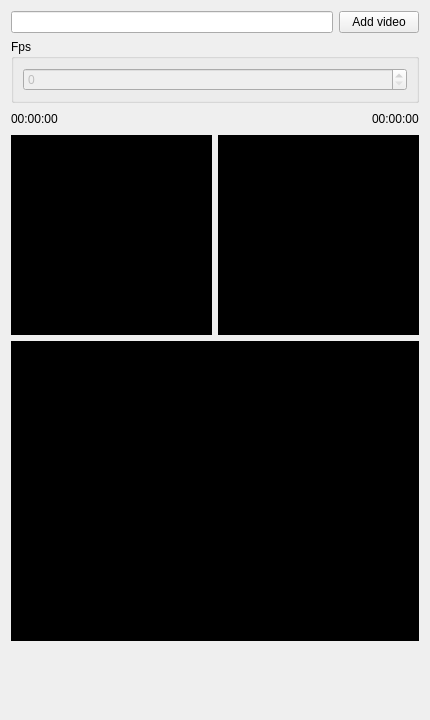
<?xml version="1.0" encoding="UTF-8"?>
<ui version="4.0">
 <class>VideoSettings</class>
 <widget class="QWidget" name="VideoSettings">
  <property name="geometry">
   <rect>
    <x>0</x>
    <y>0</y>
    <width>430</width>
    <height>720</height>
   </rect>
  </property>
  <property name="minimumSize">
   <size>
    <width>430</width>
    <height>0</height>
   </size>
  </property>
  <property name="windowTitle">
   <string>Form</string>
  </property>
  <layout class="QVBoxLayout" name="verticalLayout_2">
   <item>
    <layout class="QVBoxLayout" name="verticalLayout">
     <item>
      <layout class="QHBoxLayout" name="horizontalLayout_2">
       <item>
        <widget class="QLineEdit" name="videoPathLineEdit"/>
       </item>
       <item>
        <widget class="QPushButton" name="addVideoButton">
         <property name="text">
          <string>Add video</string>
         </property>
        </widget>
       </item>
      </layout>
     </item>
     <item>
      <layout class="QHBoxLayout" name="horizontalLayout">
       <item>
        <widget class="QGroupBox" name="groupBox">
         <property name="title">
          <string>Fps</string>
         </property>
         <layout class="QHBoxLayout" name="horizontalLayout_3">
          <item>
           <widget class="QSpinBox" name="spinBox">
            <property name="enabled">
             <bool>false</bool>
            </property>
            <property name="maximum">
             <number>70</number>
            </property>
           </widget>
          </item>
         </layout>
        </widget>
       </item>
      </layout>
     </item>
     <item>
      <layout class="QVBoxLayout" name="verticalLayout_6">
       <item>
        <layout class="QHBoxLayout" name="rangeSliderLayout"/>
       </item>
       <item>
        <layout class="QHBoxLayout" name="horizontalLayout_5">
         <item>
          <widget class="QLabel" name="startTime">
           <property name="text">
            <string>00:00:00</string>
           </property>
          </widget>
         </item>
         <item>
          <spacer name="horizontalSpacer">
           <property name="orientation">
            <enum>Qt::Horizontal</enum>
           </property>
           <property name="sizeHint" stdset="0">
            <size>
             <width>40</width>
             <height>20</height>
            </size>
           </property>
          </spacer>
         </item>
         <item>
          <widget class="QLabel" name="endTime">
           <property name="text">
            <string>00:00:00</string>
           </property>
          </widget>
         </item>
        </layout>
       </item>
      </layout>
     </item>
     <item>
      <layout class="QHBoxLayout" name="horizontalLayout_4">
       <item>
        <widget class="QLabel" name="startFrame">
         <property name="minimumSize">
          <size>
           <width>200</width>
           <height>200</height>
          </size>
         </property>
         <property name="autoFillBackground">
          <bool>false</bool>
         </property>
         <property name="styleSheet">
          <string notr="true">background-color: black;</string>
         </property>
         <property name="text">
          <string/>
         </property>
         <property name="alignment">
          <set>Qt::AlignCenter</set>
         </property>
        </widget>
       </item>
       <item>
        <widget class="QLabel" name="endFrame">
         <property name="minimumSize">
          <size>
           <width>200</width>
           <height>200</height>
          </size>
         </property>
         <property name="styleSheet">
          <string notr="true">background-color: black;</string>
         </property>
         <property name="text">
          <string/>
         </property>
         <property name="alignment">
          <set>Qt::AlignCenter</set>
         </property>
        </widget>
       </item>
      </layout>
     </item>
    </layout>
   </item>
   <item>
    <widget class="QLabel" name="currentFrame">
     <property name="minimumSize">
      <size>
       <width>0</width>
       <height>300</height>
      </size>
     </property>
     <property name="styleSheet">
      <string notr="true">background-color: black;</string>
     </property>
     <property name="text">
      <string/>
     </property>
     <property name="alignment">
      <set>Qt::AlignCenter</set>
     </property>
    </widget>
   </item>
   <item>
    <spacer name="verticalSpacer">
     <property name="orientation">
      <enum>Qt::Vertical</enum>
     </property>
     <property name="sizeHint" stdset="0">
      <size>
       <width>20</width>
       <height>40</height>
      </size>
     </property>
    </spacer>
   </item>
  </layout>
 </widget>
 <resources/>
 <connections/>
</ui>
